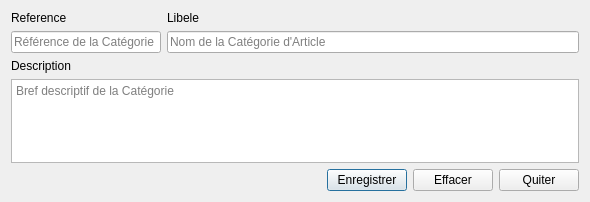
<?xml version="1.0" encoding="UTF-8"?>
<ui version="4.0">
 <class>FamilyCreationForm</class>
 <widget class="QDialog" name="FamilyCreationForm">
  <property name="geometry">
   <rect>
    <x>0</x>
    <y>0</y>
    <width>590</width>
    <height>202</height>
   </rect>
  </property>
  <property name="windowTitle">
   <string>Creation Famille d'Article</string>
  </property>
  <layout class="QVBoxLayout" name="verticalLayout">
   <item>
    <layout class="QGridLayout" name="gridLayout">
     <item row="0" column="0">
      <widget class="QLabel" name="label">
       <property name="text">
        <string>Reference</string>
       </property>
       <property name="buddy">
        <cstring>ledit_reference</cstring>
       </property>
      </widget>
     </item>
     <item row="0" column="1">
      <widget class="QLabel" name="label_2">
       <property name="text">
        <string>Libele</string>
       </property>
       <property name="buddy">
        <cstring>ledit_designation</cstring>
       </property>
      </widget>
     </item>
     <item row="1" column="0">
      <widget class="QLineEdit" name="ledit_reference">
       <property name="maximumSize">
        <size>
         <width>150</width>
         <height>16777215</height>
        </size>
       </property>
       <property name="readOnly">
        <bool>true</bool>
       </property>
       <property name="placeholderText">
        <string>Référence de la Catégorie</string>
       </property>
      </widget>
     </item>
     <item row="1" column="1">
      <widget class="QLineEdit" name="ledit_designation">
       <property name="placeholderText">
        <string>Nom de la Catégorie d'Article</string>
       </property>
      </widget>
     </item>
    </layout>
   </item>
   <item>
    <layout class="QGridLayout" name="gridLayout_2">
     <item row="0" column="0">
      <widget class="QLabel" name="label_3">
       <property name="text">
        <string>Description</string>
       </property>
       <property name="buddy">
        <cstring>description</cstring>
       </property>
      </widget>
     </item>
     <item row="1" column="0">
      <widget class="QPlainTextEdit" name="description">
       <property name="placeholderText">
        <string>Bref descriptif de la Catégorie</string>
       </property>
      </widget>
     </item>
    </layout>
   </item>
   <item>
    <layout class="QHBoxLayout" name="horizontalLayout">
     <item>
      <spacer name="horizontalSpacer">
       <property name="orientation">
        <enum>Qt::Horizontal</enum>
       </property>
       <property name="sizeHint" stdset="0">
        <size>
         <width>40</width>
         <height>20</height>
        </size>
       </property>
      </spacer>
     </item>
     <item>
      <widget class="QPushButton" name="pbtn_save">
       <property name="text">
        <string>Enregistrer</string>
       </property>
       <property name="icon">
        <iconset>
         <normaloff>:/product/validate.png</normaloff>:/product/validate.png</iconset>
       </property>
      </widget>
     </item>
     <item>
      <widget class="QPushButton" name="pbtn_clear">
       <property name="text">
        <string>Effacer</string>
       </property>
       <property name="icon">
        <iconset>
         <normaloff>:/product/clear.png</normaloff>:/product/clear.png</iconset>
       </property>
      </widget>
     </item>
     <item>
      <widget class="QPushButton" name="pbtn_quit">
       <property name="text">
        <string>Quiter</string>
       </property>
       <property name="icon">
        <iconset>
         <normaloff>:/product/cancel.png</normaloff>:/product/cancel.png</iconset>
       </property>
      </widget>
     </item>
    </layout>
   </item>
  </layout>
 </widget>
 <resources/>
 <connections/>
</ui>
